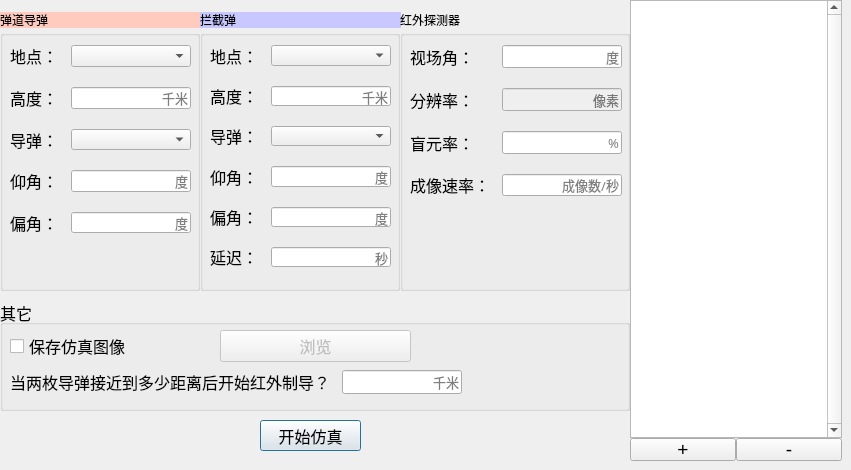
     <widget class="QWidget" name="tabStart">
      <attribute name="title">
       <string>开始仿真</string>
      </attribute>
      <widget class="QGroupBox" name="groupBox_2">
       <property name="geometry">
        <rect>
         <x>0</x>
         <y>30</y>
         <width>200</width>
         <height>261</height>
        </rect>
       </property>
       <property name="font">
        <font>
         <family>幼圆</family>
         <pointsize>12</pointsize>
        </font>
       </property>
       <property name="styleSheet">
        <string notr="true">border-top-color: rgb(255, 177, 167);</string>
       </property>
       <property name="title">
        <string/>
       </property>
       <widget class="QWidget" name="layoutWidget">
        <property name="geometry">
         <rect>
          <x>10</x>
          <y>15</y>
          <width>181</width>
          <height>188</height>
         </rect>
        </property>
        <layout class="QGridLayout" name="gridLayout">
         <property name="sizeConstraint">
          <enum>QLayout::SetDefaultConstraint</enum>
         </property>
         <property name="horizontalSpacing">
          <number>10</number>
         </property>
         <property name="verticalSpacing">
          <number>20</number>
         </property>
         <item row="0" column="1">
          <widget class="QComboBox" name="cboEnemyLoc">
           <property name="enabled">
            <bool>true</bool>
           </property>
           <property name="maximumSize">
            <size>
             <width>126</width>
             <height>16777215</height>
            </size>
           </property>
           <property name="font">
            <font>
             <family>宋体</family>
             <pointsize>10</pointsize>
            </font>
           </property>
           <property name="focusPolicy">
            <enum>Qt::ClickFocus</enum>
           </property>
           <property name="editable">
            <bool>false</bool>
           </property>
          </widget>
         </item>
         <item row="1" column="0">
          <widget class="QLabel" name="label_12">
           <property name="font">
            <font>
             <family>幼圆</family>
             <pointsize>12</pointsize>
            </font>
           </property>
           <property name="text">
            <string>高度：</string>
           </property>
          </widget>
         </item>
         <item row="2" column="1">
          <widget class="QComboBox" name="cboEnemyMissile">
           <property name="maximumSize">
            <size>
             <width>16777215</width>
             <height>16777215</height>
            </size>
           </property>
           <property name="font">
            <font>
             <family>宋体</family>
             <pointsize>10</pointsize>
            </font>
           </property>
           <property name="focusPolicy">
            <enum>Qt::ClickFocus</enum>
           </property>
           <property name="editable">
            <bool>false</bool>
           </property>
          </widget>
         </item>
         <item row="2" column="0">
          <widget class="QLabel" name="label_22">
           <property name="font">
            <font>
             <family>幼圆</family>
             <pointsize>12</pointsize>
            </font>
           </property>
           <property name="text">
            <string>导弹：</string>
           </property>
          </widget>
         </item>
         <item row="0" column="0">
          <widget class="QLabel" name="label_13">
           <property name="font">
            <font>
             <family>幼圆</family>
             <pointsize>12</pointsize>
            </font>
           </property>
           <property name="text">
            <string>地点：</string>
           </property>
          </widget>
         </item>
         <item row="3" column="0">
          <widget class="QLabel" name="label_16">
           <property name="font">
            <font>
             <family>幼圆</family>
             <pointsize>12</pointsize>
            </font>
           </property>
           <property name="text">
            <string>仰角：</string>
           </property>
          </widget>
         </item>
         <item row="3" column="1">
          <widget class="QLineEdit" name="editEnemyThetaEarth">
           <property name="minimumSize">
            <size>
             <width>120</width>
             <height>0</height>
            </size>
           </property>
           <property name="maximumSize">
            <size>
             <width>120</width>
             <height>16777215</height>
            </size>
           </property>
           <property name="font">
            <font>
             <family>宋体</family>
             <pointsize>10</pointsize>
            </font>
           </property>
           <property name="focusPolicy">
            <enum>Qt::ClickFocus</enum>
           </property>
           <property name="toolTip">
            <string>&lt;!DOCTYPE HTML PUBLIC &quot;-//W3C//DTD HTML 4.0//EN&quot; &quot;http://www.w3.org/TR/REC-html40/strict.dtd&quot;&gt;
&lt;html&gt;&lt;head&gt;&lt;meta name=&quot;qrichtext&quot; content=&quot;1&quot; /&gt;&lt;style type=&quot;text/css&quot;&gt;
p, li { white-space: pre-wrap; }
&lt;/style&gt;&lt;/head&gt;&lt;body style=&quot; font-family:'SimSun'; font-size:9pt; font-weight:400; font-style:normal;&quot;&gt;
&lt;p style=&quot; margin-top:0px; margin-bottom:0px; margin-left:0px; margin-right:0px; -qt-block-indent:0; text-indent:0px;&quot;&gt;&lt;span style=&quot; font-size:10pt; font-style:italic;&quot;&gt;刚进入中段飞行时相对地平面的仰角&lt;/span&gt;&lt;/p&gt;&lt;/body&gt;&lt;/html&gt;</string>
           </property>
           <property name="alignment">
            <set>Qt::AlignRight|Qt::AlignTrailing|Qt::AlignVCenter</set>
           </property>
           <property name="placeholderText">
            <string>度</string>
           </property>
          </widget>
         </item>
         <item row="4" column="1">
          <widget class="QLineEdit" name="editEnemyThetaNorth">
           <property name="minimumSize">
            <size>
             <width>120</width>
             <height>0</height>
            </size>
           </property>
           <property name="maximumSize">
            <size>
             <width>120</width>
             <height>16777215</height>
            </size>
           </property>
           <property name="font">
            <font>
             <family>宋体</family>
             <pointsize>10</pointsize>
            </font>
           </property>
           <property name="focusPolicy">
            <enum>Qt::ClickFocus</enum>
           </property>
           <property name="toolTip">
            <string>&lt;!DOCTYPE HTML PUBLIC &quot;-//W3C//DTD HTML 4.0//EN&quot; &quot;http://www.w3.org/TR/REC-html40/strict.dtd&quot;&gt;
&lt;html&gt;&lt;head&gt;&lt;meta name=&quot;qrichtext&quot; content=&quot;1&quot; /&gt;&lt;style type=&quot;text/css&quot;&gt;
p, li { white-space: pre-wrap; }
&lt;/style&gt;&lt;/head&gt;&lt;body style=&quot; font-family:'SimSun'; font-size:9pt; font-weight:400; font-style:normal;&quot;&gt;
&lt;p style=&quot; margin-top:0px; margin-bottom:0px; margin-left:0px; margin-right:0px; -qt-block-indent:0; text-indent:0px;&quot;&gt;&lt;span style=&quot; font-size:10pt; font-style:italic;&quot;&gt;刚进中段飞行时与正北的偏角&lt;/span&gt;&lt;/p&gt;&lt;/body&gt;&lt;/html&gt;</string>
           </property>
           <property name="alignment">
            <set>Qt::AlignRight|Qt::AlignTrailing|Qt::AlignVCenter</set>
           </property>
           <property name="placeholderText">
            <string>度</string>
           </property>
          </widget>
         </item>
         <item row="4" column="0">
          <widget class="QLabel" name="label_17">
           <property name="font">
            <font>
             <family>幼圆</family>
             <pointsize>12</pointsize>
            </font>
           </property>
           <property name="text">
            <string>偏角：</string>
           </property>
          </widget>
         </item>
         <item row="1" column="1">
          <widget class="QLineEdit" name="editEnemyAlt">
           <property name="minimumSize">
            <size>
             <width>120</width>
             <height>0</height>
            </size>
           </property>
           <property name="maximumSize">
            <size>
             <width>120</width>
             <height>16777215</height>
            </size>
           </property>
           <property name="font">
            <font>
             <family>宋体</family>
             <pointsize>10</pointsize>
            </font>
           </property>
           <property name="focusPolicy">
            <enum>Qt::ClickFocus</enum>
           </property>
           <property name="alignment">
            <set>Qt::AlignRight|Qt::AlignTrailing|Qt::AlignVCenter</set>
           </property>
           <property name="placeholderText">
            <string>千米</string>
           </property>
          </widget>
         </item>
        </layout>
       </widget>
      </widget>
      <widget class="QGroupBox" name="groupBox">
       <property name="geometry">
        <rect>
         <x>200</x>
         <y>30</y>
         <width>200</width>
         <height>261</height>
        </rect>
       </property>
       <property name="font">
        <font>
         <family>幼圆</family>
         <pointsize>12</pointsize>
        </font>
       </property>
       <property name="title">
        <string/>
       </property>
       <widget class="QWidget" name="layoutWidget_2">
        <property name="geometry">
         <rect>
          <x>10</x>
          <y>15</y>
          <width>181</width>
          <height>222</height>
         </rect>
        </property>
        <layout class="QGridLayout" name="gridLayout_2">
         <property name="horizontalSpacing">
          <number>10</number>
         </property>
         <property name="verticalSpacing">
          <number>20</number>
         </property>
         <item row="0" column="0">
          <widget class="QLabel" name="label_14">
           <property name="font">
            <font>
             <family>幼圆</family>
             <pointsize>12</pointsize>
            </font>
           </property>
           <property name="text">
            <string>地点：</string>
           </property>
          </widget>
         </item>
         <item row="0" column="1">
          <widget class="QComboBox" name="cboOurLoc">
           <property name="font">
            <font>
             <family>宋体</family>
             <pointsize>10</pointsize>
            </font>
           </property>
           <property name="focusPolicy">
            <enum>Qt::ClickFocus</enum>
           </property>
           <property name="editable">
            <bool>false</bool>
           </property>
          </widget>
         </item>
         <item row="1" column="0">
          <widget class="QLabel" name="label">
           <property name="text">
            <string>高度：</string>
           </property>
          </widget>
         </item>
         <item row="1" column="1">
          <widget class="QLineEdit" name="editOurAlt">
           <property name="minimumSize">
            <size>
             <width>120</width>
             <height>0</height>
            </size>
           </property>
           <property name="maximumSize">
            <size>
             <width>120</width>
             <height>16777215</height>
            </size>
           </property>
           <property name="font">
            <font>
             <family>宋体</family>
             <pointsize>10</pointsize>
            </font>
           </property>
           <property name="focusPolicy">
            <enum>Qt::ClickFocus</enum>
           </property>
           <property name="alignment">
            <set>Qt::AlignRight|Qt::AlignTrailing|Qt::AlignVCenter</set>
           </property>
           <property name="placeholderText">
            <string>千米</string>
           </property>
          </widget>
         </item>
         <item row="2" column="0">
          <widget class="QLabel" name="label_23">
           <property name="font">
            <font>
             <family>幼圆</family>
             <pointsize>12</pointsize>
            </font>
           </property>
           <property name="text">
            <string>导弹：</string>
           </property>
          </widget>
         </item>
         <item row="2" column="1">
          <widget class="QComboBox" name="cboOurMissile">
           <property name="sizePolicy">
            <sizepolicy hsizetype="Preferred" vsizetype="Fixed">
             <horstretch>0</horstretch>
             <verstretch>0</verstretch>
            </sizepolicy>
           </property>
           <property name="maximumSize">
            <size>
             <width>126</width>
             <height>16777215</height>
            </size>
           </property>
           <property name="font">
            <font>
             <family>宋体</family>
             <pointsize>10</pointsize>
            </font>
           </property>
           <property name="focusPolicy">
            <enum>Qt::ClickFocus</enum>
           </property>
           <property name="editable">
            <bool>false</bool>
           </property>
           <property name="modelColumn">
            <number>0</number>
           </property>
          </widget>
         </item>
         <item row="3" column="0">
          <widget class="QLabel" name="label_19">
           <property name="text">
            <string>仰角：</string>
           </property>
          </widget>
         </item>
         <item row="3" column="1">
          <widget class="QLineEdit" name="editOurThetaEarth">
           <property name="minimumSize">
            <size>
             <width>120</width>
             <height>0</height>
            </size>
           </property>
           <property name="maximumSize">
            <size>
             <width>120</width>
             <height>16777215</height>
            </size>
           </property>
           <property name="font">
            <font>
             <family>宋体</family>
             <pointsize>10</pointsize>
            </font>
           </property>
           <property name="focusPolicy">
            <enum>Qt::ClickFocus</enum>
           </property>
           <property name="toolTip">
            <string>&lt;!DOCTYPE HTML PUBLIC &quot;-//W3C//DTD HTML 4.0//EN&quot; &quot;http://www.w3.org/TR/REC-html40/strict.dtd&quot;&gt;
&lt;html&gt;&lt;head&gt;&lt;meta name=&quot;qrichtext&quot; content=&quot;1&quot; /&gt;&lt;style type=&quot;text/css&quot;&gt;
p, li { white-space: pre-wrap; }
&lt;/style&gt;&lt;/head&gt;&lt;body style=&quot; font-family:'SimSun'; font-size:9pt; font-weight:400; font-style:normal;&quot;&gt;
&lt;p style=&quot; margin-top:0px; margin-bottom:0px; margin-left:0px; margin-right:0px; -qt-block-indent:0; text-indent:0px;&quot;&gt;&lt;span style=&quot; font-size:10pt; font-style:italic;&quot;&gt;刚进入中段飞行时相对地平面的仰角&lt;/span&gt;&lt;/p&gt;&lt;/body&gt;&lt;/html&gt;</string>
           </property>
           <property name="alignment">
            <set>Qt::AlignRight|Qt::AlignTrailing|Qt::AlignVCenter</set>
           </property>
           <property name="placeholderText">
            <string>度</string>
           </property>
          </widget>
         </item>
         <item row="4" column="0">
          <widget class="QLabel" name="label_18">
           <property name="text">
            <string>偏角：</string>
           </property>
          </widget>
         </item>
         <item row="4" column="1">
          <widget class="QLineEdit" name="editOurThetaNorth">
           <property name="minimumSize">
            <size>
             <width>120</width>
             <height>0</height>
            </size>
           </property>
           <property name="maximumSize">
            <size>
             <width>120</width>
             <height>16777215</height>
            </size>
           </property>
           <property name="font">
            <font>
             <family>宋体</family>
             <pointsize>10</pointsize>
            </font>
           </property>
           <property name="focusPolicy">
            <enum>Qt::ClickFocus</enum>
           </property>
           <property name="toolTip">
            <string>&lt;!DOCTYPE HTML PUBLIC &quot;-//W3C//DTD HTML 4.0//EN&quot; &quot;http://www.w3.org/TR/REC-html40/strict.dtd&quot;&gt;
&lt;html&gt;&lt;head&gt;&lt;meta name=&quot;qrichtext&quot; content=&quot;1&quot; /&gt;&lt;style type=&quot;text/css&quot;&gt;
p, li { white-space: pre-wrap; }
&lt;/style&gt;&lt;/head&gt;&lt;body style=&quot; font-family:'SimSun'; font-size:9pt; font-weight:400; font-style:normal;&quot;&gt;
&lt;p style=&quot; margin-top:0px; margin-bottom:0px; margin-left:0px; margin-right:0px; -qt-block-indent:0; text-indent:0px;&quot;&gt;&lt;span style=&quot; font-size:10pt; font-style:italic;&quot;&gt;刚进中段飞行时与正北的偏角&lt;/span&gt;&lt;/p&gt;&lt;/body&gt;&lt;/html&gt;</string>
           </property>
           <property name="alignment">
            <set>Qt::AlignRight|Qt::AlignTrailing|Qt::AlignVCenter</set>
           </property>
           <property name="placeholderText">
            <string>度</string>
           </property>
          </widget>
         </item>
         <item row="5" column="0">
          <widget class="QLabel" name="label_21">
           <property name="text">
            <string>延迟：</string>
           </property>
          </widget>
         </item>
         <item row="5" column="1">
          <widget class="QLineEdit" name="editOurDelay">
           <property name="minimumSize">
            <size>
             <width>120</width>
             <height>0</height>
            </size>
           </property>
           <property name="maximumSize">
            <size>
             <width>120</width>
             <height>16777215</height>
            </size>
           </property>
           <property name="font">
            <font>
             <family>宋体</family>
             <pointsize>10</pointsize>
            </font>
           </property>
           <property name="focusPolicy">
            <enum>Qt::ClickFocus</enum>
           </property>
           <property name="toolTip">
            <string>&lt;!DOCTYPE HTML PUBLIC &quot;-//W3C//DTD HTML 4.0//EN&quot; &quot;http://www.w3.org/TR/REC-html40/strict.dtd&quot;&gt;
&lt;html&gt;&lt;head&gt;&lt;meta name=&quot;qrichtext&quot; content=&quot;1&quot; /&gt;&lt;style type=&quot;text/css&quot;&gt;
p, li { white-space: pre-wrap; }
&lt;/style&gt;&lt;/head&gt;&lt;body style=&quot; font-family:'SimSun'; font-size:9pt; font-weight:400; font-style:normal;&quot;&gt;
&lt;p style=&quot; margin-top:0px; margin-bottom:0px; margin-left:0px; margin-right:0px; -qt-block-indent:0; text-indent:0px;&quot;&gt;&lt;span style=&quot; font-size:10pt; font-style:italic;&quot;&gt;敌方导弹进入中段飞行后延迟多久我放导弹才进入中段飞行&lt;/span&gt;&lt;/p&gt;&lt;/body&gt;&lt;/html&gt;</string>
           </property>
           <property name="alignment">
            <set>Qt::AlignRight|Qt::AlignTrailing|Qt::AlignVCenter</set>
           </property>
           <property name="placeholderText">
            <string>秒</string>
           </property>
          </widget>
         </item>
        </layout>
       </widget>
      </widget>
      <widget class="QGroupBox" name="groupBox_3">
       <property name="geometry">
        <rect>
         <x>0</x>
         <y>300</y>
         <width>630</width>
         <height>111</height>
        </rect>
       </property>
       <property name="font">
        <font>
         <pointsize>12</pointsize>
        </font>
       </property>
       <property name="title">
        <string>其它</string>
       </property>
       <widget class="QWidget" name="layoutWidget_3">
        <property name="geometry">
         <rect>
          <x>10</x>
          <y>30</y>
          <width>611</width>
          <height>32</height>
         </rect>
        </property>
        <layout class="QHBoxLayout" name="horizontalLayout">
         <property name="spacing">
          <number>20</number>
         </property>
         <item>
          <widget class="QCheckBox" name="btnSave">
           <property name="font">
            <font>
             <family>幼圆</family>
            </font>
           </property>
           <property name="focusPolicy">
            <enum>Qt::ClickFocus</enum>
           </property>
           <property name="text">
            <string>保存仿真图像</string>
           </property>
          </widget>
         </item>
         <item>
          <widget class="QPushButton" name="browse">
           <property name="enabled">
            <bool>false</bool>
           </property>
           <property name="focusPolicy">
            <enum>Qt::ClickFocus</enum>
           </property>
           <property name="text">
            <string>浏览</string>
           </property>
          </widget>
         </item>
         <item>
          <widget class="QLabel" name="showPath">
           <property name="minimumSize">
            <size>
             <width>0</width>
             <height>0</height>
            </size>
           </property>
           <property name="font">
            <font>
             <family>幼圆</family>
            </font>
           </property>
           <property name="text">
            <string/>
           </property>
          </widget>
         </item>
        </layout>
       </widget>
       <widget class="QWidget" name="layoutWidget_4">
        <property name="geometry">
         <rect>
          <x>10</x>
          <y>70</y>
          <width>452</width>
          <height>24</height>
         </rect>
        </property>
        <layout class="QHBoxLayout" name="horizontalLayout_2">
         <property name="spacing">
          <number>10</number>
         </property>
         <item>
          <widget class="QLabel" name="label_2">
           <property name="font">
            <font>
             <family>幼圆</family>
            </font>
           </property>
           <property name="text">
            <string>当两枚导弹接近到多少距离后开始红外制导？</string>
           </property>
          </widget>
         </item>
         <item>
          <widget class="QLineEdit" name="editInitDist">
           <property name="minimumSize">
            <size>
             <width>120</width>
             <height>0</height>
            </size>
           </property>
           <property name="maximumSize">
            <size>
             <width>120</width>
             <height>16777215</height>
            </size>
           </property>
           <property name="font">
            <font>
             <family>宋体</family>
             <pointsize>10</pointsize>
            </font>
           </property>
           <property name="focusPolicy">
            <enum>Qt::ClickFocus</enum>
           </property>
           <property name="toolTip">
            <string>&lt;!DOCTYPE HTML PUBLIC &quot;-//W3C//DTD HTML 4.0//EN&quot; &quot;http://www.w3.org/TR/REC-html40/strict.dtd&quot;&gt;
&lt;html&gt;&lt;head&gt;&lt;meta name=&quot;qrichtext&quot; content=&quot;1&quot; /&gt;&lt;style type=&quot;text/css&quot;&gt;
p, li { white-space: pre-wrap; }
&lt;/style&gt;&lt;/head&gt;&lt;body style=&quot; font-family:'SimSun'; font-size:9pt; font-weight:400; font-style:normal;&quot;&gt;
&lt;p style=&quot; margin-top:0px; margin-bottom:0px; margin-left:0px; margin-right:0px; -qt-block-indent:0; text-indent:0px;&quot;&gt;&lt;span style=&quot; font-size:10pt; font-style:italic;&quot;&gt;输入0则从头开始仿真&lt;/span&gt;&lt;/p&gt;&lt;/body&gt;&lt;/html&gt;</string>
           </property>
           <property name="alignment">
            <set>Qt::AlignRight|Qt::AlignTrailing|Qt::AlignVCenter</set>
           </property>
           <property name="placeholderText">
            <string>千米</string>
           </property>
          </widget>
         </item>
        </layout>
       </widget>
      </widget>
      <widget class="QGroupBox" name="groupBox_4">
       <property name="geometry">
        <rect>
         <x>400</x>
         <y>30</y>
         <width>230</width>
         <height>261</height>
        </rect>
       </property>
       <property name="font">
        <font>
         <family>幼圆</family>
         <pointsize>12</pointsize>
        </font>
       </property>
       <property name="title">
        <string/>
       </property>
       <widget class="QWidget" name="layoutWidget_5">
        <property name="geometry">
         <rect>
          <x>10</x>
          <y>15</y>
          <width>212</width>
          <height>151</height>
         </rect>
        </property>
        <layout class="QGridLayout" name="gridLayout_3">
         <property name="horizontalSpacing">
          <number>10</number>
         </property>
         <property name="verticalSpacing">
          <number>20</number>
         </property>
         <property name="bottomMargin">
          <number>0</number>
         </property>
         <item row="0" column="0">
          <widget class="QLabel" name="label_47">
           <property name="text">
            <string>视场角：</string>
           </property>
          </widget>
         </item>
         <item row="0" column="1">
          <widget class="QLineEdit" name="editCameraAngle">
           <property name="minimumSize">
            <size>
             <width>120</width>
             <height>0</height>
            </size>
           </property>
           <property name="maximumSize">
            <size>
             <width>120</width>
             <height>16777215</height>
            </size>
           </property>
           <property name="font">
            <font>
             <family>宋体</family>
             <pointsize>10</pointsize>
            </font>
           </property>
           <property name="focusPolicy">
            <enum>Qt::ClickFocus</enum>
           </property>
           <property name="alignment">
            <set>Qt::AlignRight|Qt::AlignTrailing|Qt::AlignVCenter</set>
           </property>
           <property name="placeholderText">
            <string>度</string>
           </property>
          </widget>
         </item>
         <item row="1" column="0">
          <widget class="QLabel" name="label_46">
           <property name="text">
            <string>分辨率：</string>
           </property>
          </widget>
         </item>
         <item row="1" column="1">
          <widget class="QLineEdit" name="editResolution">
           <property name="enabled">
            <bool>false</bool>
           </property>
           <property name="minimumSize">
            <size>
             <width>120</width>
             <height>0</height>
            </size>
           </property>
           <property name="maximumSize">
            <size>
             <width>120</width>
             <height>16777215</height>
            </size>
           </property>
           <property name="font">
            <font>
             <family>宋体</family>
             <pointsize>10</pointsize>
            </font>
           </property>
           <property name="focusPolicy">
            <enum>Qt::ClickFocus</enum>
           </property>
           <property name="toolTip">
            <string>&lt;!DOCTYPE HTML PUBLIC &quot;-//W3C//DTD HTML 4.0//EN&quot; &quot;http://www.w3.org/TR/REC-html40/strict.dtd&quot;&gt;
&lt;html&gt;&lt;head&gt;&lt;meta name=&quot;qrichtext&quot; content=&quot;1&quot; /&gt;&lt;style type=&quot;text/css&quot;&gt;
p, li { white-space: pre-wrap; }
&lt;/style&gt;&lt;/head&gt;&lt;body style=&quot; font-family:'SimSun'; font-size:9pt; font-weight:400; font-style:normal;&quot;&gt;
&lt;p style=&quot; margin-top:0px; margin-bottom:0px; margin-left:0px; margin-right:0px; -qt-block-indent:0; text-indent:0px;&quot;&gt;&lt;span style=&quot; font-size:10pt; font-style:italic;&quot;&gt;视口始终为正方形，只需输入一条边上的像素数&lt;/span&gt;&lt;/p&gt;&lt;/body&gt;&lt;/html&gt;</string>
           </property>
           <property name="alignment">
            <set>Qt::AlignRight|Qt::AlignTrailing|Qt::AlignVCenter</set>
           </property>
           <property name="placeholderText">
            <string>像素</string>
           </property>
          </widget>
         </item>
         <item row="2" column="0">
          <widget class="QLabel" name="label_51">
           <property name="text">
            <string>盲元率：</string>
           </property>
          </widget>
         </item>
         <item row="2" column="1">
          <widget class="QLineEdit" name="editBlindRate">
           <property name="minimumSize">
            <size>
             <width>120</width>
             <height>0</height>
            </size>
           </property>
           <property name="maximumSize">
            <size>
             <width>120</width>
             <height>16777215</height>
            </size>
           </property>
           <property name="font">
            <font>
             <family>宋体</family>
             <pointsize>10</pointsize>
            </font>
           </property>
           <property name="focusPolicy">
            <enum>Qt::ClickFocus</enum>
           </property>
           <property name="alignment">
            <set>Qt::AlignRight|Qt::AlignTrailing|Qt::AlignVCenter</set>
           </property>
           <property name="placeholderText">
            <string>%</string>
           </property>
          </widget>
         </item>
         <item row="3" column="0">
          <widget class="QLabel" name="label_52">
           <property name="text">
            <string>成像速率：</string>
           </property>
          </widget>
         </item>
         <item row="3" column="1">
          <widget class="QLineEdit" name="editUpdateRate">
           <property name="minimumSize">
            <size>
             <width>120</width>
             <height>0</height>
            </size>
           </property>
           <property name="maximumSize">
            <size>
             <width>120</width>
             <height>16777215</height>
            </size>
           </property>
           <property name="font">
            <font>
             <family>宋体</family>
             <pointsize>10</pointsize>
            </font>
           </property>
           <property name="focusPolicy">
            <enum>Qt::ClickFocus</enum>
           </property>
           <property name="alignment">
            <set>Qt::AlignRight|Qt::AlignTrailing|Qt::AlignVCenter</set>
           </property>
           <property name="placeholderText">
            <string>成像数/秒</string>
           </property>
          </widget>
         </item>
        </layout>
       </widget>
      </widget>
      <widget class="QPushButton" name="begin">
       <property name="geometry">
        <rect>
         <x>260</x>
         <y>420</y>
         <width>101</width>
         <height>31</height>
        </rect>
       </property>
       <property name="font">
        <font>
         <pointsize>12</pointsize>
        </font>
       </property>
       <property name="text">
        <string>开始仿真</string>
       </property>
       <property name="autoDefault">
        <bool>true</bool>
       </property>
       <property name="default">
        <bool>true</bool>
       </property>
       <property name="flat">
        <bool>false</bool>
       </property>
      </widget>
      <widget class="QListView" name="listPreset">
       <property name="geometry">
        <rect>
         <x>630</x>
         <y>0</y>
         <width>212</width>
         <height>438</height>
        </rect>
       </property>
       <property name="verticalScrollBarPolicy">
        <enum>Qt::ScrollBarAlwaysOn</enum>
       </property>
       <property name="editTriggers">
        <set>QAbstractItemView::NoEditTriggers</set>
       </property>
       <property name="showDropIndicator" stdset="0">
        <bool>false</bool>
       </property>
       <property name="defaultDropAction">
        <enum>Qt::IgnoreAction</enum>
       </property>
       <property name="alternatingRowColors">
        <bool>true</bool>
       </property>
       <property name="selectionMode">
        <enum>QAbstractItemView::SingleSelection</enum>
       </property>
       <property name="selectionBehavior">
        <enum>QAbstractItemView::SelectRows</enum>
       </property>
       <property name="iconSize">
        <size>
         <width>26</width>
         <height>26</height>
        </size>
       </property>
       <property name="layoutMode">
        <enum>QListView::SinglePass</enum>
       </property>
       <property name="spacing">
        <number>5</number>
       </property>
       <property name="gridSize">
        <size>
         <width>0</width>
         <height>38</height>
        </size>
       </property>
       <property name="viewMode">
        <enum>QListView::ListMode</enum>
       </property>
       <property name="wordWrap">
        <bool>false</bool>
       </property>
      </widget>
      <widget class="QToolButton" name="btnAddPreset">
       <property name="geometry">
        <rect>
         <x>630</x>
         <y>438</y>
         <width>106</width>
         <height>23</height>
        </rect>
       </property>
       <property name="font">
        <font>
         <pointsize>14</pointsize>
        </font>
       </property>
       <property name="text">
        <string>+</string>
       </property>
      </widget>
      <widget class="QToolButton" name="btnDelPreset">
       <property name="geometry">
        <rect>
         <x>736</x>
         <y>438</y>
         <width>106</width>
         <height>23</height>
        </rect>
       </property>
       <property name="font">
        <font>
         <pointsize>14</pointsize>
        </font>
       </property>
       <property name="text">
        <string>-</string>
       </property>
      </widget>
      <widget class="QLabel" name="label_3">
       <property name="geometry">
        <rect>
         <x>0</x>
         <y>12</y>
         <width>201</width>
         <height>16</height>
        </rect>
       </property>
       <property name="styleSheet">
        <string notr="true">background-color: rgb(255, 203, 190);</string>
       </property>
       <property name="text">
        <string>弹道导弹</string>
       </property>
      </widget>
      <widget class="QLabel" name="label_4">
       <property name="geometry">
        <rect>
         <x>200</x>
         <y>12</y>
         <width>201</width>
         <height>16</height>
        </rect>
       </property>
       <property name="styleSheet">
        <string notr="true">background-color: rgb(200, 200, 255);</string>
       </property>
       <property name="text">
        <string>拦截弹</string>
       </property>
      </widget>
      <widget class="QLabel" name="label_5">
       <property name="geometry">
        <rect>
         <x>400</x>
         <y>12</y>
         <width>231</width>
         <height>16</height>
        </rect>
       </property>
       <property name="styleSheet">
        <string notr="true"/>
       </property>
       <property name="text">
        <string>红外探测器</string>
       </property>
      </widget>
     </widget>
